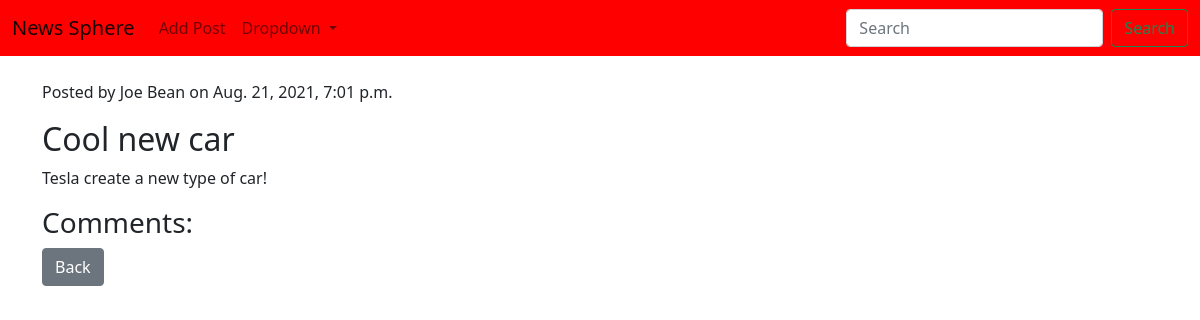
Page /posts/2/ on the committed database.
### posts/models.py (models this page shows, shortened)
class Post(models.Model):
    user = models.ForeignKey(User, on_delete=models.CASCADE)
    post_title = models.CharField(max_length=50)
    post_image = models.ImageField(null=True, blank=True, upload_to='uploads/images')
    post_description = models.TextField(max_length=280)
    pub_date = models.DateTimeField('date published', default=timezone.now)
    votes = models.IntegerField(default=0)

### posts/views.py (the view)
# urls.py: path('<int:pk>/', views.PostPage.as_view(), name='post_page'),
class PostPage(generic.DetailView):
    model = Post
    template_name = 'posts/post_page.html'

### posts/templates/posts/post_page.html (shortened to what this page needs)
{% extends 'base.html' %}
{% block content %}
{% if post %}
    <div>
        <p> Posted by {{ post.user.first_name }}
            {{ post.user.last_name }} on {{ post.pub_date}} </p>
        <h2>{{ post.post_title }}</h2>
        <p> {{ post.post_description }} </p>
        <h3>Comments:</h3>
    </div>
{% else %}
    <p> Post not found.</p>
{% endif %}
<a href="{% url 'posts:index' %}" class="btn btn-secondary">Back</a>
{% endblock %}

### rows in the picture
Post: user.first_name "Joe", user.last_name "Bean", pub_date "Aug. 21, 2021, 7:01 p.m.", post_title "Cool new car", post_description "Tesla create a new type of car!"
